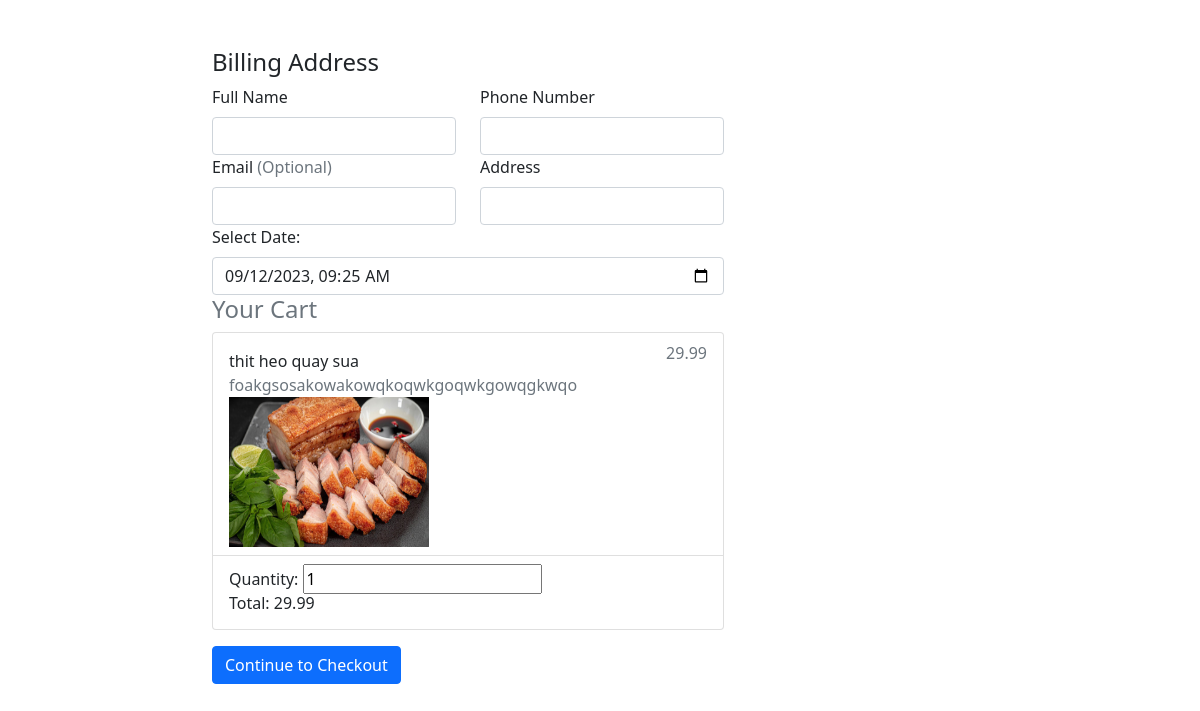
Page /resources/checkout_result.php?product_id=3 on the committed database.
### tables this page shows
CREATE TABLE `products` (
  `product_id` int(11) NOT NULL,
  `product_title` varchar(100) NOT NULL,
  `product_description` varchar(255) NOT NULL,
  `product_keyword` varchar(100) NOT NULL,
  `category_id` int(11) NOT NULL,
  `product_image1` varchar(255) NOT NULL,
  `product_image2` varchar(255) NOT NULL,
  `product_image3` varchar(255) NOT NULL,
  `product_price` decimal(5,2) NOT NULL,
  `date` timestamp NOT NULL DEFAULT current_timestamp() ON UPDATE current_timestamp(),
  `status` varchar(100) NOT NULL,
  `quantity` int(11) DEFAULT NULL
);

### resources/checkout.php (the view, shortened to what this page needs)
<?php
function addCart()
{
    include '../includes/connect.php';
    if (isset($_GET['product_id'])) {
        $product_id = $_GET['product_id'];
        $select_query = "SELECT * FROM `products` WHERE product_id = $product_id";
        $result_query = mysqli_query($con, $select_query);
        $row = mysqli_fetch_assoc($result_query);
    }
?>
<ul class="list-group">
    <li class="list-group-item d-flex justify-content-between">
        <div>
            <h6 name= "product_title"></h6><?php echo $row['product_title']; ?></h6>
            <div class="text-muted description-container"><?php echo $row['product_description']; ?></div>
            <img src="/Mysite/ecom/assets/img/<?php echo $row['product_image1']; ?>" alt="<?php echo $row['product_title']; ?>" class="product-image"  name ="product_image1" width="200px" height="150px">
        </div>
        <span class="text-muted" id="price_<?php echo $product_id; ?>"><?php echo $row['product_price']; ?></span>
    </li>
    <li class="list-group-item d-flex justify-content-between">
        <div>
            <label for="quantity">Quantity: </label>
            <input type="number" id="quantity_<?php echo $product_id; ?>" name="quantity" min="1" value="1" oninput="calculateInput(<?php echo $product_id; ?>)" onchange="calculateTotal(<?php echo $product_id; ?>)">
            <h6>Total: <span id="total_<?php echo $product_id; ?>"> <?php echo $row['product_price']; ?></span></h6>
        </div>
    </li>
</ul>
<?php
}
?>

### rows in the picture
products: product_title "thit heo quay sua", product_description "foakgsosakowakowqkoqwkgoqwkgowqgkwqo", product_image1 (placeholder picture), product_price "29.99"
